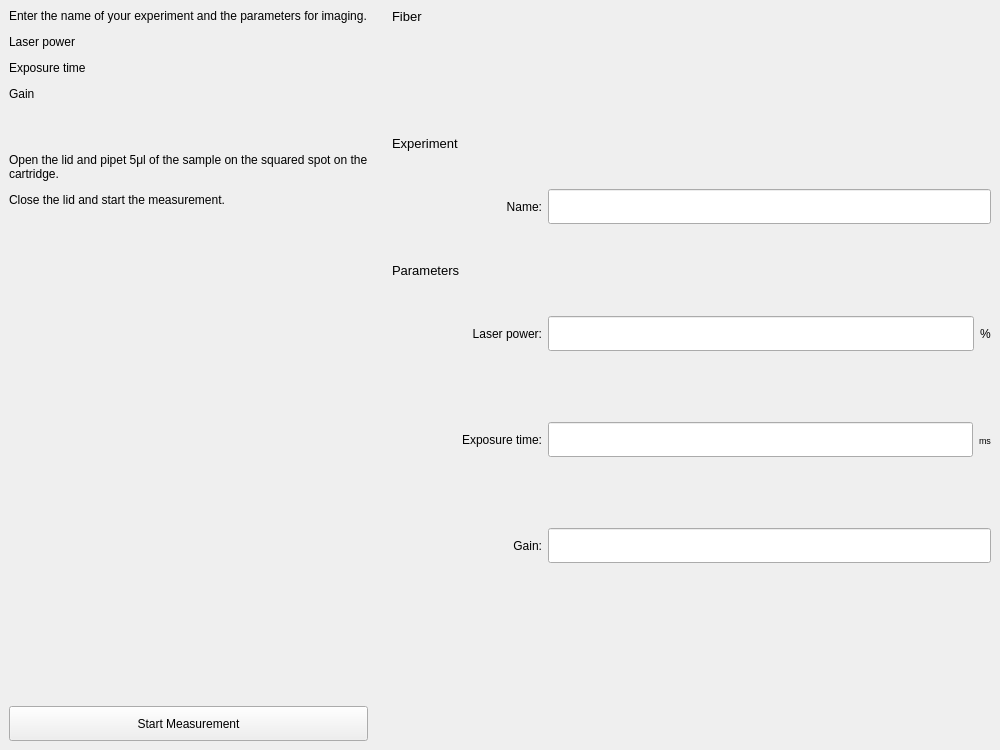
<?xml version="1.0" encoding="UTF-8"?>
<ui version="4.0">
 <class>Form</class>
 <widget class="QWidget" name="Form">
  <property name="geometry">
   <rect>
    <x>0</x>
    <y>0</y>
    <width>1000</width>
    <height>750</height>
   </rect>
  </property>
  <property name="minimumSize">
   <size>
    <width>1000</width>
    <height>750</height>
   </size>
  </property>
  <property name="windowTitle">
   <string>Form</string>
  </property>
  <layout class="QHBoxLayout" name="horizontalLayout" stretch="0,0">
   <property name="leftMargin">
    <number>0</number>
   </property>
   <property name="topMargin">
    <number>0</number>
   </property>
   <property name="rightMargin">
    <number>0</number>
   </property>
   <property name="bottomMargin">
    <number>0</number>
   </property>
   <item>
    <widget class="QFrame" name="frame">
     <property name="minimumSize">
      <size>
       <width>200</width>
       <height>0</height>
      </size>
     </property>
     <layout class="QVBoxLayout" name="verticalLayout_2">
      <item>
       <widget class="QLabel" name="helptext_label">
        <property name="text">
         <string>&lt;html&gt;&lt;head/&gt;&lt;body&gt;&lt;p&gt;Enter the name of your experiment and the parameters for imaging.&lt;/p&gt;&lt;p&gt;	Laser power&lt;/p&gt;&lt;p&gt;	Exposure time&lt;/p&gt;&lt;p&gt;	Gain&lt;/p&gt;&lt;p&gt;&lt;br/&gt;&lt;/p&gt;&lt;p&gt;Open the lid and pipet 5μl of the sample on the squared spot on the cartridge.&lt;/p&gt;&lt;p&gt;Close the lid and start the measurement. &lt;/p&gt;&lt;/body&gt;&lt;/html&gt;</string>
        </property>
        <property name="alignment">
         <set>Qt::AlignLeading|Qt::AlignLeft|Qt::AlignTop</set>
        </property>
        <property name="wordWrap">
         <bool>true</bool>
        </property>
       </widget>
      </item>
      <item>
       <widget class="QPushButton" name="start_button">
        <property name="minimumSize">
         <size>
          <width>0</width>
          <height>35</height>
         </size>
        </property>
        <property name="text">
         <string>Start Measurement</string>
        </property>
       </widget>
      </item>
     </layout>
    </widget>
   </item>
   <item>
    <widget class="QWidget" name="right_widget" native="true">
     <property name="minimumSize">
      <size>
       <width>0</width>
       <height>0</height>
      </size>
     </property>
     <layout class="QVBoxLayout" name="verticalLayout" stretch="0,0,0,1,0,3">
      <item>
       <widget class="QLabel" name="subtitle_fiber">
        <property name="font">
         <font>
          <pointsize>10</pointsize>
         </font>
        </property>
        <property name="frameShape">
         <enum>QFrame::NoFrame</enum>
        </property>
        <property name="text">
         <string>Fiber</string>
        </property>
       </widget>
      </item>
      <item>
       <widget class="QWidget" name="microscope_widget" native="true">
        <property name="minimumSize">
         <size>
          <width>0</width>
          <height>100</height>
         </size>
        </property>
        <property name="maximumSize">
         <size>
          <width>16777215</width>
          <height>100</height>
         </size>
        </property>
        <layout class="QVBoxLayout" name="verticalLayout_3"/>
       </widget>
      </item>
      <item>
       <widget class="QLabel" name="subtitle_exp">
        <property name="font">
         <font>
          <pointsize>10</pointsize>
         </font>
        </property>
        <property name="frameShape">
         <enum>QFrame::NoFrame</enum>
        </property>
        <property name="text">
         <string>Experiment</string>
        </property>
       </widget>
      </item>
      <item>
       <layout class="QHBoxLayout" name="horizontalLayout_4" stretch="0,1">
        <item>
         <widget class="QLabel" name="label_4">
          <property name="minimumSize">
           <size>
            <width>150</width>
            <height>100</height>
           </size>
          </property>
          <property name="text">
           <string>Name:</string>
          </property>
          <property name="alignment">
           <set>Qt::AlignRight|Qt::AlignTrailing|Qt::AlignVCenter</set>
          </property>
         </widget>
        </item>
        <item>
         <widget class="QLineEdit" name="name_line">
          <property name="minimumSize">
           <size>
            <width>0</width>
            <height>35</height>
           </size>
          </property>
         </widget>
        </item>
       </layout>
      </item>
      <item>
       <widget class="QLabel" name="subtitle_params">
        <property name="font">
         <font>
          <pointsize>10</pointsize>
         </font>
        </property>
        <property name="frameShape">
         <enum>QFrame::NoFrame</enum>
        </property>
        <property name="text">
         <string>Parameters</string>
        </property>
       </widget>
      </item>
      <item>
       <layout class="QVBoxLayout" name="verticalLayout_4" stretch="0,0,0,0">
        <item>
         <layout class="QHBoxLayout" name="horizontalLayout_5" stretch="0,1,0">
          <item>
           <widget class="QLabel" name="label_8">
            <property name="minimumSize">
             <size>
              <width>150</width>
              <height>100</height>
             </size>
            </property>
            <property name="text">
             <string>Laser power:</string>
            </property>
            <property name="alignment">
             <set>Qt::AlignRight|Qt::AlignTrailing|Qt::AlignVCenter</set>
            </property>
           </widget>
          </item>
          <item>
           <widget class="QLineEdit" name="laser_line">
            <property name="minimumSize">
             <size>
              <width>0</width>
              <height>35</height>
             </size>
            </property>
           </widget>
          </item>
          <item>
           <widget class="QLabel" name="label">
            <property name="text">
             <string>%</string>
            </property>
           </widget>
          </item>
         </layout>
        </item>
        <item>
         <layout class="QHBoxLayout" name="horizontalLayout_6">
          <item>
           <widget class="QLabel" name="label_2">
            <property name="minimumSize">
             <size>
              <width>150</width>
              <height>100</height>
             </size>
            </property>
            <property name="text">
             <string>Exposure time:</string>
            </property>
            <property name="alignment">
             <set>Qt::AlignRight|Qt::AlignTrailing|Qt::AlignVCenter</set>
            </property>
           </widget>
          </item>
          <item>
           <widget class="QLineEdit" name="exp_line">
            <property name="minimumSize">
             <size>
              <width>0</width>
              <height>35</height>
             </size>
            </property>
           </widget>
          </item>
          <item>
           <widget class="QLabel" name="label_9">
            <property name="font">
             <font>
              <pointsize>7</pointsize>
             </font>
            </property>
            <property name="text">
             <string>ms</string>
            </property>
           </widget>
          </item>
         </layout>
        </item>
        <item>
         <layout class="QHBoxLayout" name="horizontalLayout_3">
          <item>
           <widget class="QLabel" name="label_3">
            <property name="minimumSize">
             <size>
              <width>150</width>
              <height>100</height>
             </size>
            </property>
            <property name="text">
             <string>Gain:</string>
            </property>
            <property name="alignment">
             <set>Qt::AlignRight|Qt::AlignTrailing|Qt::AlignVCenter</set>
            </property>
           </widget>
          </item>
          <item>
           <widget class="QLineEdit" name="gain_line">
            <property name="minimumSize">
             <size>
              <width>0</width>
              <height>35</height>
             </size>
            </property>
           </widget>
          </item>
         </layout>
        </item>
        <item>
         <spacer name="verticalSpacer">
          <property name="orientation">
           <enum>Qt::Vertical</enum>
          </property>
          <property name="sizeHint" stdset="0">
           <size>
            <width>20</width>
            <height>40</height>
           </size>
          </property>
         </spacer>
        </item>
       </layout>
      </item>
     </layout>
    </widget>
   </item>
  </layout>
 </widget>
 <tabstops>
  <tabstop>name_line</tabstop>
  <tabstop>laser_line</tabstop>
  <tabstop>exp_line</tabstop>
  <tabstop>gain_line</tabstop>
  <tabstop>start_button</tabstop>
 </tabstops>
 <resources/>
 <connections/>
</ui>
